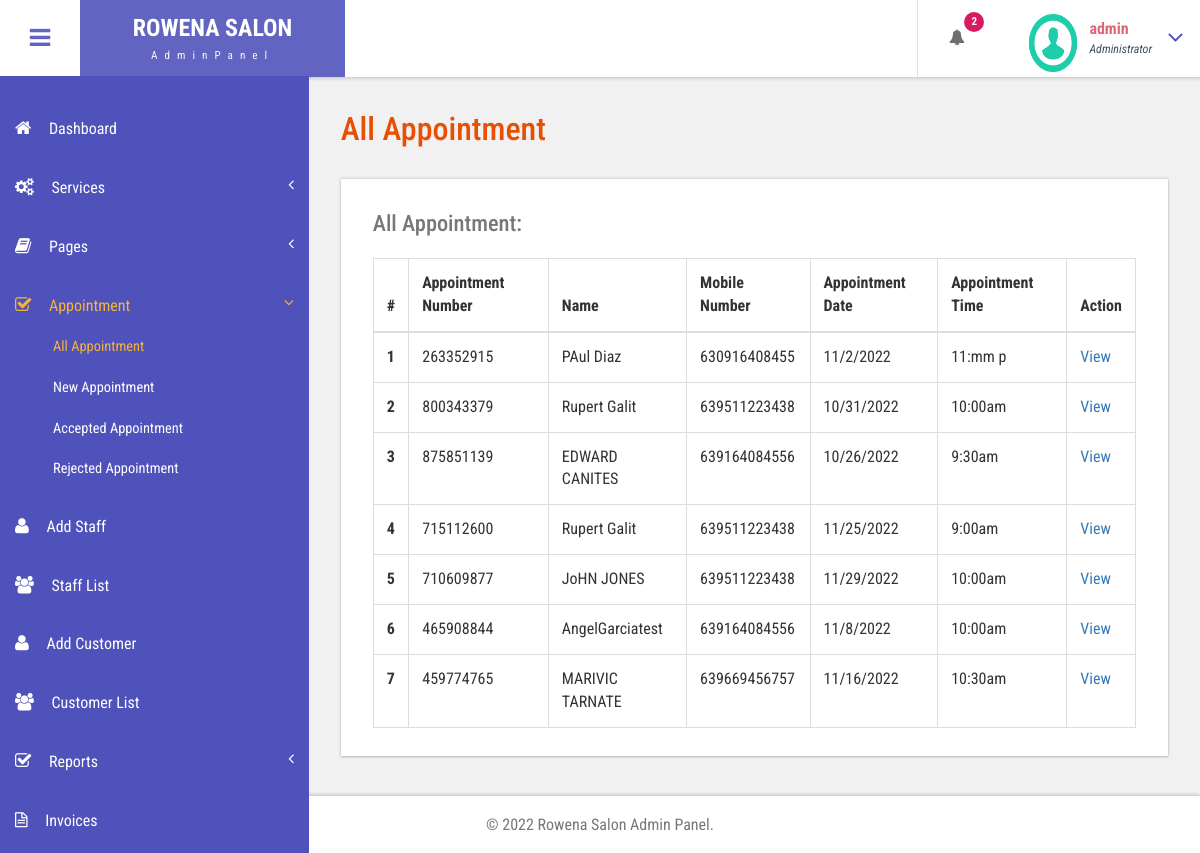
Page /admin/all-appointment.php (signed in) on the committed database.
### tables this page shows
CREATE TABLE `tblappointment` (
  `ID` int(10) NOT NULL,
  `User_id` varchar(250) DEFAULT NULL,
  `AptNumber` varchar(80) DEFAULT NULL,
  `Name` varchar(120) DEFAULT NULL,
  `Email` varchar(120) DEFAULT NULL,
  `PhoneNumber` bigint(13) DEFAULT NULL,
  `AptDate` varchar(120) DEFAULT NULL,
  `AptTime` varchar(120) DEFAULT NULL,
  `Services` varchar(120) DEFAULT NULL,
  `Staff` varchar(250) DEFAULT NULL,
  `ApplyDate` timestamp NULL DEFAULT current_timestamp(),
  `Remark` varchar(250) NOT NULL,
  `Status` varchar(50) NOT NULL,
  `RemarkDate` timestamp NOT NULL DEFAULT '0000-00-00 00:00:00' ON UPDATE current_timestamp()
);

### admin/all-appointment.php (the view, shortened to what this page needs)
<?php
include('includes/dbconnection.php');
if (strlen($_SESSION['bpmsaid']==0)) {
  header('location:logout.php');
  } else{
  ?>
<!DOCTYPE HTML>
<html>
<head>
<link href="css/bootstrap.css" rel='stylesheet' type='text/css' />
<link href="css/style.css" rel='stylesheet' type='text/css' />
<link href="css/font-awesome.css" rel="stylesheet">
<link href="css/animate.css" rel="stylesheet" type="text/css" media="all">
<link href="css/custom.css" rel="stylesheet">
</head>
<body class="cbp-spmenu-push">
	<div class="main-content">
		 <?php include_once('includes/sidebar.php');?>
		 <?php include_once('includes/header.php');?>
		<div id="page-wrapper">
			<div class="main-page">
				<div class="tables">
					<h3 class="title1">All Appointment</h3>
					<div class="table-responsive bs-example widget-shadow">
						<h4>All Appointment:</h4>
						<table class="table table-bordered"> <thead> <tr> <th>#</th> <th> Appointment Number</th> <th>Name</th><th>Mobile Number</th> <th>Appointment Date</th><th>Appointment Time</th><th>Action</th> </tr> </thead> <tbody>
<?php
$ret=mysqli_query($con,"select *from  tblappointment");
$cnt=1;
while ($row=mysqli_fetch_array($ret)) {
?>
						 <tr> <th scope="row"><?php echo $cnt;?></th> <td><?php  echo $row['AptNumber'];?></td> <td><?php  echo $row['Name'];?></td><td><?php  echo $row['PhoneNumber'];?></td><td><?php  echo $row['AptDate'];?></td> <td><?php  echo $row['AptTime'];?></td> <td><a href="view-appointment.php?viewid=<?php echo $row['ID'];?>">View</a></td> </tr>   <?php
$cnt=$cnt+1;
}?></tbody> </table>
					</div>
				</div>
			</div>
		</div>
		 <?php include_once('includes/footer.php');?>
	</div>
</body>
</html>
<?php }  ?>

### admin/includes/sidebar.php (shortened to what this page needs)
<div class=" sidebar" role="navigation">
          <div class="navbar-collapse">
      <nav class="cbp-spmenu cbp-spmenu-vertical cbp-spmenu-left" id="cbp-spmenu-s1">
        <ul class="nav" id="side-menu">
          <li>
            <a href="dashboard.php"><i class="fa fa-home nav_icon"></i>Dashboard</a>
          </li>
          <li>
            <a href="add-services.php"><i class="fa fa-cogs nav_icon"></i>Services<span class="fa arrow"></span> </a>
          </li>
          <li class="">
            <a href="about-us.php"><i class="fa fa-book nav_icon"></i>Pages <span class="fa arrow"></span></a>
          </li>
          <li>
            <a href="all-appointment.php"><i class="fa fa-check-square-o nav_icon"></i>Appointment<span class="fa arrow"></span></a>
            <ul class="nav nav-second-level collapse">
              <li>
                <a href="all-appointment.php">All Appointment</a>
              </li>
              <li>
                <a href="new-appointment.php">New Appointment</a>
              </li>
              <li>
                <a href="accepted-appointment.php">Accepted Appointment</a>
              </li>
              <li>
                <a href="rejected-appointment.php">Rejected Appointment</a>
              </li>
            </ul>
          </li>
          <li>
            <a href="add-staff.php" class="chart-nav"><i class="fa fa-user nav_icon"></i>Add Staff</a>
          </li>
           <li>
            <a href="staff-list.php" class="chart-nav"><i class="fa fa-users nav_icon"></i>Staff List</a>
          </li>
          <li>
            <a href="add-customer.php" class="chart-nav"><i class="fa fa-user nav_icon"></i>Add Customer</a>
          </li>
           <li>
            <a href="customer-list.php" class="chart-nav"><i class="fa fa-users nav_icon"></i>Customer List</a>
          </li>
            <li>
            <a href="#"><i class="fa fa-check-square-o nav_icon"></i>Reports<span class="fa arrow"></span></a>
          </li>
  <li>
            <a href="invoices.php" class="chart-nav"><i class="fa fa-file-text-o nav_icon"></i>Invoices</a>
          </li>
        </ul>
      </nav>
    </div>
  </div>

### admin/includes/header.php (shortened to what this page needs)
<div class="sticky-header header-section ">
      <div class="header-left">
        <button id="showLeftPush"><i class="fa fa-bars"></i></button>
        <div class="logo">
          <a href="index.html">
            <h1>ROWENA SALON</h1>
            <span>AdminPanel</span>
          </a>
        </div>
      </div>
      <div class="header-right">
        <div class="profile_details_left">
          <ul class="nofitications-dropdown">
            <?php
$ret1=mysqli_query($con,"select ID,Name from  tblappointment where Status=''");
$num=mysqli_num_rows($ret1);
?>
            <li class="dropdown head-dpdn">
              <a href="#" class="dropdown-toggle" data-toggle="dropdown" aria-expanded="false"><i class="fa fa-bell"></i><span class="badge blue"><?php echo $num;?></span></a>
            </li>
          </ul>
          <div class="clearfix"> </div>
        </div>
        <div class="profile_details">
        <?php
$adid=$_SESSION['bpmsaid'];
$ret=mysqli_query($con,"select AdminName from tbladmin where ID='$adid'");
$row=mysqli_fetch_array($ret);
$name=$row['AdminName'];
?>
          <ul>
            <li class="dropdown profile_details_drop">
              <a href="#" class="dropdown-toggle" data-toggle="dropdown" aria-expanded="false">
                <div class="profile_img">
                  <span class="prfil-img"><img src="images/download (1).png" alt="" width="50" height="60"> </span>
                  <div class="user-name">
                    <p><?php echo $name; ?></p>
                    <span>Administrator</span>
                  </div>
                  <i class="fa fa-angle-down lnr"></i>
                  <div class="clearfix"></div>
                </div>
              </a>
            </li>
          </ul>
        </div>
      </div>
      <div class="clearfix"> </div>
    </div>

### admin/includes/footer.php
<div class="footer">
   <p>&copy; 2022 Rowena Salon Admin Panel.</p>
</div>

### admin/css/custom.css (style rules this page uses)
#page-wrapper { padding:7em 2em 2.5em; background-color: #F1F1F1; }
.sidebar .arrow { float: right; }
.sidebar .fa.arrow:before { content: "\f104"; }
.sidebar .active>a>.fa.arrow:before { content: "\f107"; }
.sidebar .nav-second-level li, .sidebar .nav-third-level li { border-bottom: 0!important; margin-bottom: 0; }
.sidebar .nav-second-level li a { padding-left: 53px; font-size: .9em; }

### rows in the picture
tblappointment: AptNumber "263352915", Name "PAul Diaz", PhoneNumber "630916408455", AptDate "11/2/2022", AptTime "11:mm p"
tblappointment: AptNumber "800343379", Name "Rupert Galit", PhoneNumber "639511223438", AptDate "10/31/2022", AptTime "10:00am"
tblappointment: AptNumber "875851139", Name "EDWARD CANITES", PhoneNumber "639164084556", AptDate "10/26/2022", AptTime "9:30am"
tblappointment: AptNumber "715112600", Name "Rupert Galit", PhoneNumber "639511223438", AptDate "11/25/2022", AptTime "9:00am"
tblappointment: AptNumber "710609877", Name "JoHN JONES", PhoneNumber "639511223438", AptDate "11/29/2022", AptTime "10:00am"
tblappointment: AptNumber "465908844", Name "AngelGarciatest", PhoneNumber "639164084556", AptDate "11/8/2022", AptTime "10:00am"
tblappointment: AptNumber "459774765", Name "MARIVIC TARNATE", PhoneNumber "639669456757", AptDate "11/16/2022", AptTime "10:30am"

### other values in the picture
$num "2"
$name "admin"
